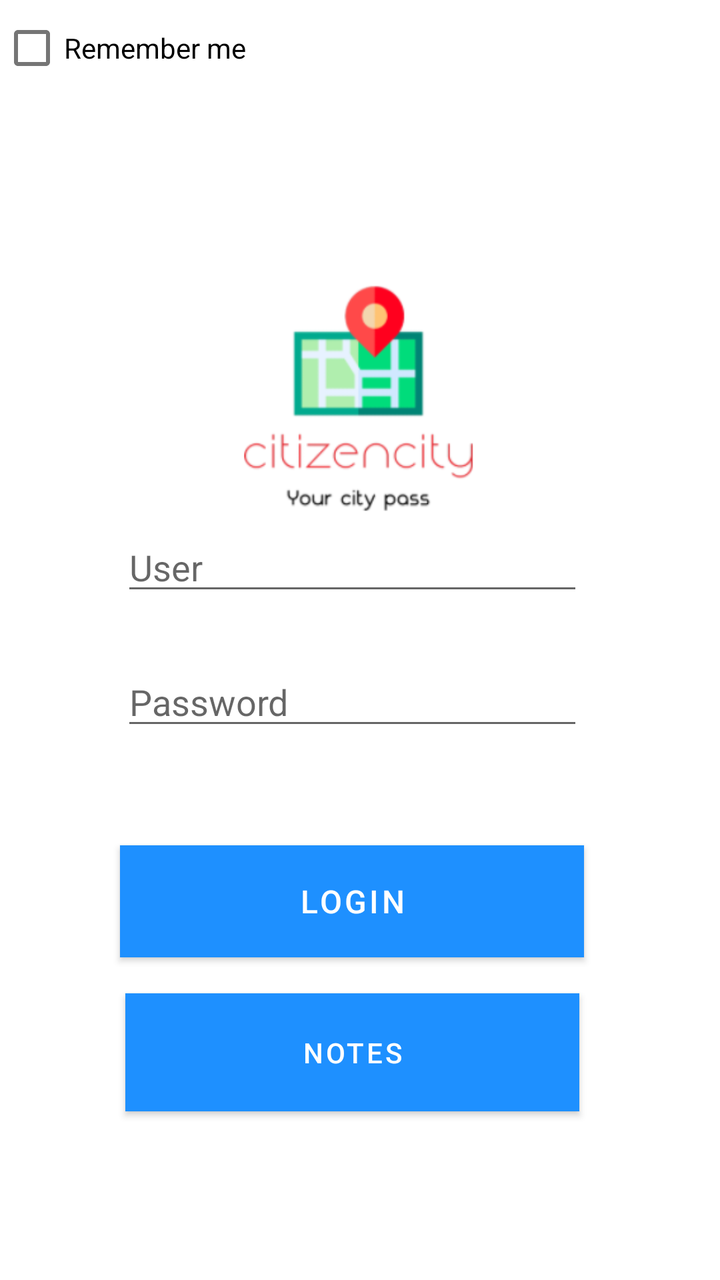
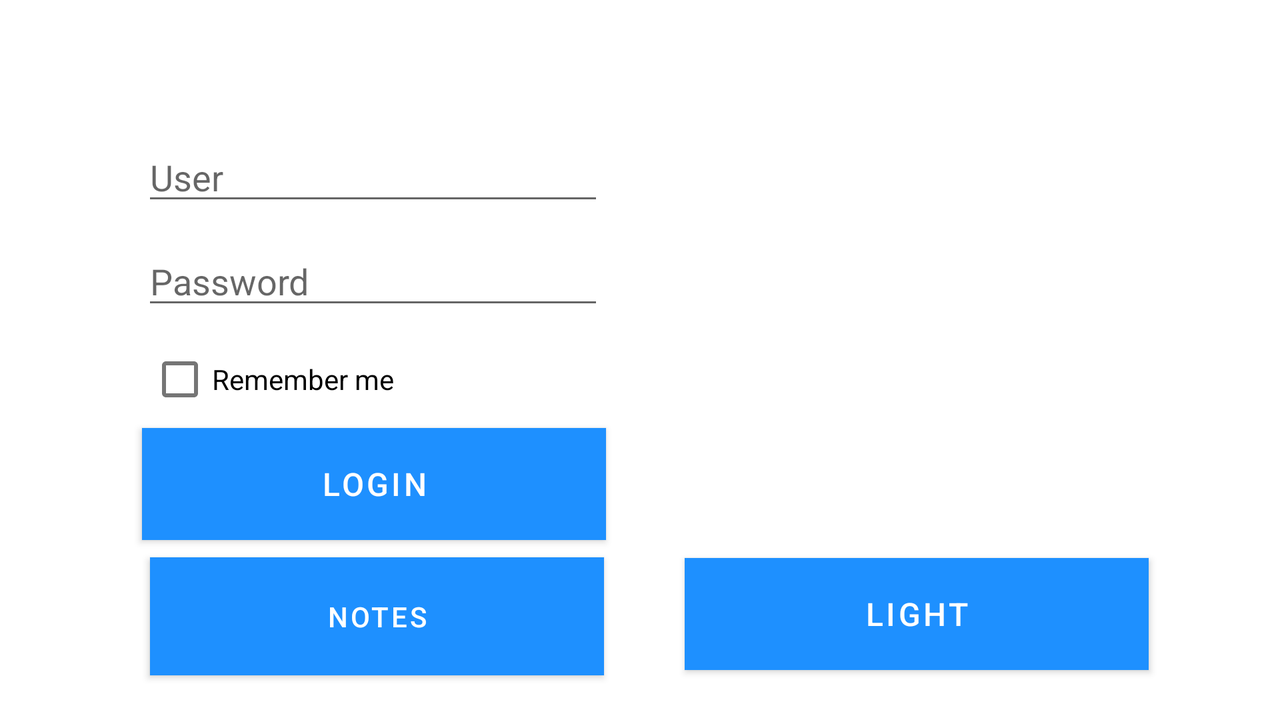

First picture: res/layout/ on a phone held upright. Second picture: the repository's own variant of that layout, on a device whose configuration matches the variant's folder. Source for both follows.
<!-- AndroidManifest.xml: application theme Theme.CM21 -->
<!-- res/layout/activity_login.xml -->
<?xml version="1.0" encoding="utf-8"?>
<androidx.constraintlayout.widget.ConstraintLayout
    xmlns:android="http://schemas.android.com/apk/res/android"
    xmlns:app="http://schemas.android.com/apk/res-auto"
    xmlns:tools="http://schemas.android.com/tools"
    android:layout_width="match_parent"
    android:layout_height="match_parent"
    android:background="#FFFFFF">


    <ImageView
        android:layout_width="177dp"
        android:layout_height="166dp"
        android:layout_marginTop="113dp"
        android:layout_marginBottom="100dp"
        android:src="@drawable/logo"
        app:layout_constraintBottom_toTopOf="@+id/username"
        app:layout_constraintEnd_toEndOf="parent"
        app:layout_constraintStart_toStartOf="parent"
        app:layout_constraintTop_toTopOf="parent"
        app:layout_constraintVertical_bias="0.0" />

    <EditText
        android:id="@+id/username"
        android:layout_width="231dp"
        android:layout_height="40dp"
        android:layout_marginBottom="42dp"
        android:ems="10"
        android:hint="@string/utilizador"
        android:inputType="textEmailAddress"
        app:layout_constraintBottom_toBottomOf="parent"
        app:layout_constraintEnd_toEndOf="parent"
        app:layout_constraintHorizontal_bias="0.47"
        app:layout_constraintStart_toStartOf="parent"
        app:layout_constraintTop_toTopOf="parent"
        app:layout_constraintVertical_bias="0.471" />

    <EditText
        android:id="@+id/password"
        android:layout_width="231dp"
        android:layout_height="40dp"
        android:ems="10"
        android:hint="@string/pass"
        android:inputType="textPassword"
        app:layout_constraintBottom_toBottomOf="parent"
        app:layout_constraintEnd_toEndOf="parent"
        app:layout_constraintHorizontal_bias="0.47"
        app:layout_constraintStart_toStartOf="parent"
        app:layout_constraintTop_toTopOf="parent"
        app:layout_constraintVertical_bias="0.55" />

    <com.google.android.material.checkbox.MaterialCheckBox
        android:layout_width="wrap_content"
        android:layout_height="wrap_content"
        android:text="@string/remember"
        android:id="@+id/lembrar"
        tools:layout_editor_absoluteX="286dp"
        tools:layout_editor_absoluteY="428dp" />

    <Button
        android:id="@+id/btn_log_in"
        android:layout_width="232dp"
        android:layout_height="56dp"
        android:background="#8BC34A"
        android:foreground="?android:attr/selectableItemBackground"
        android:text="@string/entrar"
        android:gravity="center"
        android:textColor="#FFFFFF"
        android:textSize="16sp"
        app:layout_constraintBottom_toBottomOf="parent"
        app:layout_constraintEnd_toEndOf="parent"
        app:layout_constraintHorizontal_bias="0.47"
        app:layout_constraintStart_toStartOf="parent"
        app:layout_constraintTop_toTopOf="parent"
        app:layout_constraintVertical_bias="0.724" />


    <Button
        android:id="@+id/btn_sign_up"
        android:layout_width="227dp"
        android:layout_height="59dp"
        android:background="#FFFFFF"
        android:foreground="?android:attr/selectableItemBackground"
        android:text="@string/notas"
        app:layout_constraintBottom_toBottomOf="parent"
        app:layout_constraintEnd_toEndOf="parent"
        app:layout_constraintHorizontal_bias="0.47"
        app:layout_constraintStart_toStartOf="parent"
        app:layout_constraintTop_toTopOf="parent"
        app:layout_constraintVertical_bias="0.855" />
</androidx.constraintlayout.widget.ConstraintLayout>
<!-- resources referenced by this layout -->
<resources>
  <!-- drawable logo: png bitmap (drawable, 14498 bytes) -->
  <string name="entrar">Login</string>
  <string name="notas">Notes</string>
  <string name="pass">Password</string>
  <string name="remember">Remember me</string>
  <string name="utilizador">User</string>
  <style name="Theme.CM21" parent="Theme.MaterialComponents.DayNight.DarkActionBar">
          
          <item name="colorPrimary">@color/colorPrimary</item>
          <item name="colorPrimaryVariant">@color/purple_700</item>
          <item name="colorOnPrimary">@color/white</item>
          
          <item name="colorSecondary">@color/colorPrimary</item>
          <item name="colorSecondaryVariant">@color/colorPrimary</item>
          <item name="colorOnSecondary">@color/black</item>
          
          <item name="android:statusBarColor" tools:targetApi="l">?attr/colorPrimaryVariant</item>
          
      </style>
  <color name="colorPrimary">#1E90FF</color>
  <color name="purple_700">#FF3700B3</color>
  <color name="white">#FFFFFFFF</color>
  <color name="black">#FF000000</color>
</resources>
<!-- res/layout-land/activity_login.xml (the repository's variant of the layout above) -->
<!-- drawn on the phone turned sideways -->
<?xml version="1.0" encoding="utf-8"?>
<androidx.constraintlayout.widget.ConstraintLayout
    xmlns:android="http://schemas.android.com/apk/res/android"
    xmlns:app="http://schemas.android.com/apk/res-auto"
    xmlns:tools="http://schemas.android.com/tools"
    android:layout_width="match_parent"
    android:layout_height="match_parent"
    android:background="#FFFFFF">


    <ImageView
        android:layout_width="177dp"
        android:layout_height="166dp"
        android:layout_marginTop="113dp"
        android:layout_marginBottom="100dp"
        android:src="@drawable/logo"
        app:layout_constraintBottom_toTopOf="@+id/username"
        app:layout_constraintEnd_toEndOf="parent"
        app:layout_constraintHorizontal_bias="0.797"
        app:layout_constraintStart_toStartOf="parent"
        app:layout_constraintTop_toTopOf="parent"
        app:layout_constraintVertical_bias="0.0" />

    <EditText
        android:id="@+id/username"
        android:layout_width="231dp"
        android:layout_height="40dp"
        android:layout_marginBottom="42dp"
        android:ems="10"
        android:hint="@string/utilizador"
        android:inputType="textEmailAddress"
        app:layout_constraintBottom_toBottomOf="parent"
        app:layout_constraintEnd_toEndOf="parent"
        app:layout_constraintHorizontal_bias="0.174"
        app:layout_constraintStart_toStartOf="parent"
        app:layout_constraintTop_toTopOf="parent"
        app:layout_constraintVertical_bias="0.243" />

    <EditText
        android:id="@+id/password"
        android:layout_width="231dp"
        android:layout_height="40dp"
        android:ems="10"
        android:hint="@string/pass"
        android:inputType="textPassword"
        app:layout_constraintBottom_toBottomOf="parent"
        app:layout_constraintEnd_toEndOf="parent"
        app:layout_constraintHorizontal_bias="0.174"
        app:layout_constraintStart_toStartOf="parent"
        app:layout_constraintTop_toTopOf="parent"
        app:layout_constraintVertical_bias="0.374" />

    <com.google.android.material.checkbox.MaterialCheckBox
        android:id="@+id/checkBoxRememberMe"
        android:layout_width="wrap_content"
        android:layout_height="wrap_content"
        android:layout_centerHorizontal="true"
        android:text="@string/remember"
        app:layout_constraintBottom_toBottomOf="parent"
        app:layout_constraintEnd_toEndOf="parent"
        app:layout_constraintHorizontal_bias="0.143"
        app:layout_constraintStart_toStartOf="parent"
        app:layout_constraintTop_toTopOf="parent"
        app:layout_constraintVertical_bias="0.531" />


    <Button
        android:id="@+id/btn_log_in"
        android:layout_width="232dp"
        android:layout_height="56dp"
        android:background="#8BC34A"
        android:foreground="?android:attr/selectableItemBackground"
        android:gravity="center"
        android:text="@string/entrar"
        android:textColor="#FFFFFF"
        android:textSize="16sp"
        app:layout_constraintBottom_toBottomOf="parent"
        app:layout_constraintEnd_toEndOf="parent"
        app:layout_constraintHorizontal_bias="0.174"
        app:layout_constraintStart_toStartOf="parent"
        app:layout_constraintTop_toTopOf="parent"
        app:layout_constraintVertical_bias="0.704" />

    <Button
        android:id="@+id/btn_sign_up"
        android:layout_width="227dp"
        android:layout_height="59dp"
        android:background="#FFFFFF"
        android:foreground="?android:attr/selectableItemBackground"
        android:text="@string/notas"
        app:layout_constraintBottom_toBottomOf="parent"
        app:layout_constraintEnd_toEndOf="parent"
        app:layout_constraintHorizontal_bias="0.182"
        app:layout_constraintStart_toStartOf="parent"
        app:layout_constraintTop_toTopOf="parent"
        app:layout_constraintVertical_bias="0.926" />

    <Button
        android:id="@+id/btn_luz"
        android:layout_width="232dp"
        android:layout_height="56dp"
        android:background="#8BC34A"
        android:foreground="?android:attr/selectableItemBackground"
        android:gravity="center"
        android:text="@string/luz"
        android:textColor="#FFFFFF"
        android:textSize="16sp"
        app:layout_constraintBottom_toBottomOf="parent"
        app:layout_constraintEnd_toEndOf="parent"
        app:layout_constraintHorizontal_bias="0.839"
        app:layout_constraintStart_toStartOf="parent"
        app:layout_constraintTop_toTopOf="parent"
        app:layout_constraintVertical_bias="0.918" />

</androidx.constraintlayout.widget.ConstraintLayout>
<!-- resources referenced by the variant -->
<!-- as the phone turned sideways resolves them -->
<resources>
  <!-- drawable logo: png bitmap (drawable, 14498 bytes) -->
  <string name="entrar">Login</string>
  <string name="luz">Light</string>
  <string name="notas">Notes</string>
  <string name="pass">Password</string>
  <string name="remember">Remember me</string>
  <string name="utilizador">User</string>
  <style name="Theme.CM21" parent="Theme.MaterialComponents.DayNight.DarkActionBar">
          
          <item name="colorPrimary">@color/colorPrimary</item>
          <item name="colorPrimaryVariant">@color/purple_700</item>
          <item name="colorOnPrimary">@color/white</item>
          
          <item name="colorSecondary">@color/colorPrimary</item>
          <item name="colorSecondaryVariant">@color/colorPrimary</item>
          <item name="colorOnSecondary">@color/black</item>
          
          <item name="android:statusBarColor" tools:targetApi="l">?attr/colorPrimaryVariant</item>
          
      </style>
  <color name="colorPrimary">#1E90FF</color>
  <color name="purple_700">#FF3700B3</color>
  <color name="white">#FFFFFFFF</color>
  <color name="black">#FF000000</color>
</resources>
